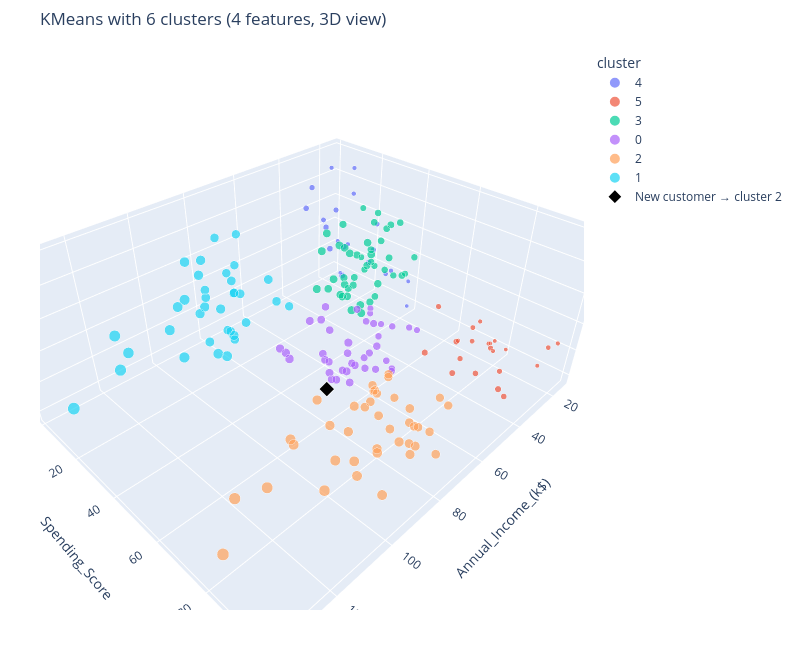

The notebook cell this image was saved under:
### Code cell
# Test the function with 6 clusters (as in clustering lecture)
# Test with a new customer: Age 30, Income 80k, Spending 60, Male (Gender=1)
fig, summary, result = cluster_and_plot(6, 30, 80, 60, 1)
print(result)
print("\n" + summary)
fig.show()

### Figure 1 — Plotly figure (JSON) as saved in the notebook; plotly's stock layout.template omitted (floating-point values rounded to 4 significant figures)
{"data": [{"hovertemplate": "cluster=4<br>Annual_Income_(k$)=%{marker.size}<br>Spending_Score=%{y}<br>Age=%{z}<extra></extra>", "legendgroup": "4", "marker": {"color": "#636efa", "size": [15, 16, 17, 18, 19, 19, 20, 20, 21, 23, 24, 25, 28, 28, 29, 30, 33, 33, 34, 37, 39], "sizemode": "area", "sizeref": 0.3425, "symbol": "circle"}, "mode": "markers", "name": "4", "scene": "scene", "showlegend": true, "type": "scatter3d", "x": [15, 16, 17, 18, 19, 19, 20, 20, 21, 23, 24, 25, 28, 28, 29, 30, 33, 33, 34, 37, 39], "y": [39, 6, 40, 6, 3, 14, 15, 13, 35, 29, 35, 5, 14, 32, 31, 4, 4, 14, 17, 26, 28], "z": [19, 20, 31, 35, 64, 67, 58, 37, 35, 52, 35, 46, 54, 45, 40, 60, 53, 49, 42, 36, 49]}, {"hovertemplate": "cluster=5<br>Annual_Income_(k$)=%{marker.size}<br>Spending_Score=%{y}<br>Age=%{z}<extra></extra>", "legendgroup": "5", "marker": {"color": "#EF553B", "size": [15, 16, 17, 18, 19, 19, 20, 20, 21, 23, 24, 25, 28, 28, 29, 30, 33, 33, 34, 37, 38, 39], "sizemode": "area", "sizeref": 0.3425, "symbol": "circle"}, "mode": "markers", "name": "5", "scene": "scene", "showlegend": true, "type": "scatter3d", "x": [15, 16, 17, 18, 19, 19, 20, 20, 21, 23, 24, 25, 28, 28, 29, 30, 33, 33, 34, 37, 38, 39], "y": [81, 77, 76, 94, 72, 99, 77, 79, 66, 98, 73, 73, 82, 61, 87, 73, 92, 81, 73, 75, 92, 65], "z": [21, 23, 22, 23, 30, 35, 24, 22, 20, 35, 25, 31, 29, 35, 23, 21, 18, 21, 30, 20, 24, 24]}, {"hovertemplate": "cluster=3<br>Annual_Income_(k$)=%{marker.size}<br>Spending_Score=%{y}<br>Age=%{z}<extra></extra>", "legendgroup": "3", "marker": {"color": "#00cc96", "size": [38, 39, 40, 42, 43, 43, 43, 44, 44, 46, 46, 47, 47, 48, 48, 48, 49, 49, 50, 50, 54, 54, 54, 54, 54, 54, 54, 57, 58, 59, 60, 60, 61, 62, 62, 62, 63, 63, 63, 63, 63, 65, 65, 67, 67], "sizemode": "area", "sizeref": 0.3425, "symbol": "circle"}, "mode": "markers", "name": "3", "scene": "scene", "showlegend": true, "type": "scatter3d", "x": [38, 39, 40, 42, 43, 43, 43, 44, 44, 46, 46, 47, 47, 48, 48, 48, 49, 49, 50, 50, 54, 54, 54, 54, 54, 54, 54, 57, 58, 59, 60, 60, 61, 62, 62, 62, 63, 63, 63, 63, 63, 65, 65, 67, 67], "y": [35, 36, 55, 52, 60, 45, 41, 50, 46, 46, 56, 52, 59, 51, 50, 48, 55, 42, 49, 56, 47, 53, 42, 51, 41, 44, 46, 58, 46, 55, 49, 47, 42, 48, 59, 56, 50, 46, 43, 48, 52, 43, 59, 43, 57], "z": [65, 48, 50, 49, 59, 50, 47, 51, 69, 53, 70, 67, 54, 63, 43, 68, 70, 47, 60, 60, 59, 45, 49, 57, 67, 46, 48, 55, 50, 68, 48, 47, 48, 49, 67, 49, 66, 54, 68, 66, 65, 63, 49, 51, 50]}, {"hovertemplate": "cluster=0<br>Annual_Income_(k$)=%{marker.size}<br>Spending_Score=%{y}<br>Age=%{z}<extra></extra>", "legendgroup": "0", "marker": {"color": "#ab63fa", "size": [39, 40, 40, 40, 42, 43, 46, 46, 48, 48, 48, 54, 54, 54, 54, 54, 57, 58, 59, 60, 60, 60, 60, 61, 62, 62, 62, 63, 64, 64, 65, 65, 67, 67, 69, 70, 72, 76], "sizemode": "area", "sizeref": 0.3425, "symbol": "circle"}, "mode": "markers", "name": "0", "scene": "scene", "showlegend": true, "type": "scatter3d", "x": [39, 40, 40, 40, 42, 43, 46, 46, 48, 48, 48, 54, 54, 54, 54, 54, 57, 58, 59, 60, 60, 60, 60, 61, 62, 62, 62, 63, 64, 64, 65, 65, 67, 67, 69, 70, 72, 76], "y": [61, 47, 42, 42, 60, 54, 51, 55, 59, 59, 47, 54, 48, 52, 55, 57, 55, 60, 41, 40, 42, 52, 50, 49, 41, 55, 42, 54, 42, 46, 48, 50, 56, 40, 58, 29, 34, 40], "z": [31, 27, 29, 31, 33, 31, 27, 19, 18, 19, 32, 26, 40, 23, 38, 21, 22, 34, 18, 40, 32, 24, 27, 20, 23, 26, 21, 19, 38, 19, 18, 19, 27, 38, 40, 23, 25, 28]}, {"hovertemplate": "cluster=2<br>Annual_Income_(k$)=%{marker.size}<br>Spending_Score=%{y}<br>Age=%{z}<extra></extra>", "legendgroup": "2", "marker": {"color": "#FFA15A", "size": [69, 70, 71, 71, 71, 72, 73, 73, 74, 75, 76, 77, 77, 78, 78, 78, 78, 78, 78, 79, 81, 85, 86, 87, 87, 87, 88, 88, 93, 97, 98, 99, 101, 103, 103, 113, 120, 126, 137], "sizemode": "area", "sizeref": 0.3425, "symbol": "circle"}, "mode": "markers", "name": "2", "scene": "scene", "showlegend": true, "type": "scatter3d", "x": [69, 70, 71, 71, 71, 72, 73, 73, 74, 75, 76, 77, 77, 78, 78, 78, 78, 78, 78, 79, 81, 85, 86, 87, 87, 87, 88, 88, 93, 97, 98, 99, 101, 103, 103, 113, 120, 126, 137], "y": [91, 77, 95, 75, 75, 71, 88, 73, 72, 93, 87, 97, 74, 90, 88, 76, 89, 78, 73, 83, 93, 75, 95, 63, 75, 92, 86, 69, 90, 86, 88, 97, 68, 85, 69, 91, 79, 74, 83], "z": [39, 31, 40, 38, 39, 31, 29, 32, 35, 32, 32, 28, 32, 34, 39, 38, 27, 30, 30, 29, 31, 36, 33, 32, 28, 36, 30, 27, 35, 32, 29, 30, 28, 36, 32, 38, 35, 32, 30]}, {"hovertemplate": "cluster=1<br>Annual_Income_(k$)=%{marker.size}<br>Spending_Score=%{y}<br>Age=%{z}<extra></extra>", "legendgroup": "1", "marker": {"color": "#19d3f3", "size": [71, 71, 71, 73, 73, 74, 75, 77, 77, 78, 78, 78, 78, 78, 78, 79, 81, 85, 86, 87, 87, 87, 88, 88, 93, 97, 98, 99, 101, 103, 103, 113, 120, 126, 137], "sizemode": "area", "sizeref": 0.3425, "symbol": "circle"}, "mode": "markers", "name": "1", "scene": "scene", "showlegend": true, "type": "scatter3d", "x": [71, 71, 71, 73, 73, 74, 75, 77, 77, 78, 78, 78, 78, 78, 78, 79, 81, 85, 86, 87, 87, 87, 88, 88, 93, 97, 98, 99, 101, 103, 103, 113, 120, 126, 137], "y": [35, 11, 9, 5, 7, 10, 5, 12, 36, 22, 17, 20, 16, 1, 1, 35, 5, 26, 20, 27, 13, 10, 13, 15, 14, 32, 15, 39, 24, 17, 23, 8, 16, 28, 18], "z": [43, 59, 47, 20, 44, 19, 57, 25, 48, 34, 43, 44, 47, 37, 34, 56, 19, 50, 42, 36, 40, 36, 52, 58, 59, 37, 46, 41, 54, 41, 34, 33, 47, 45, 32]}, {"marker": {"color": "black", "line": {"color": "white", "width": 2}, "size": 5, "symbol": "diamond"}, "mode": "markers", "name": "New customer → cluster 2", "type": "scatter3d", "x": [80], "y": [60], "z": [30]}], "layout": {"height": 650, "legend": {"itemsizing": "constant", "title": {"text": "cluster"}, "tracegroupgap": 0}, "margin": {"b": 40, "l": 40, "r": 40, "t": 50}, "scene": {"domain": {"x": [0, 1], "y": [0, 1]}, "xaxis": {"title": {"text": "Annual_Income_(k$)"}}, "yaxis": {"title": {"text": "Spending_Score"}}, "zaxis": {"title": {"text": "Age"}}}, "title": {"text": "KMeans with 6 clusters (4 features, 3D view)"}, "width": 800}}
